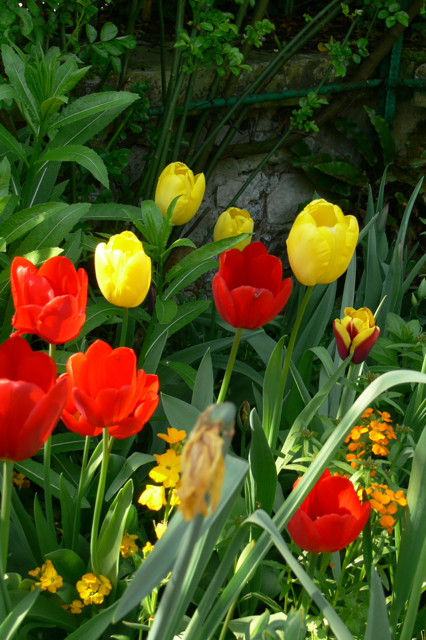
#> input picture ED7/flowers9.png, 426 x 640 px
$ jupyter execute ED7.ipynb
#> lines starting #> are read from the running program, lines starting #| are printed output that depends on the picture
# Estudo Dirigido 7

### Aluno: Daniel da Rocha Carneiro

---

#### Importações

[cell 1]
# Imports
import matplotlib.pyplot as plt
import numpy as np
import cv2 as cv
import skimage

img = cv.imread("flowers9.png")
#> img is the input picture: shape (640, 426, 3); mean B, G, R 27.4, 76.4, 75.2
img = cv.cvtColor(img, cv.COLOR_BGR2RGB)
plt.imshow(img)

[cell 2]
# Divida a imagem nos canais R, G e B
canal_r, canal_g, canal_b = cv.split(img)
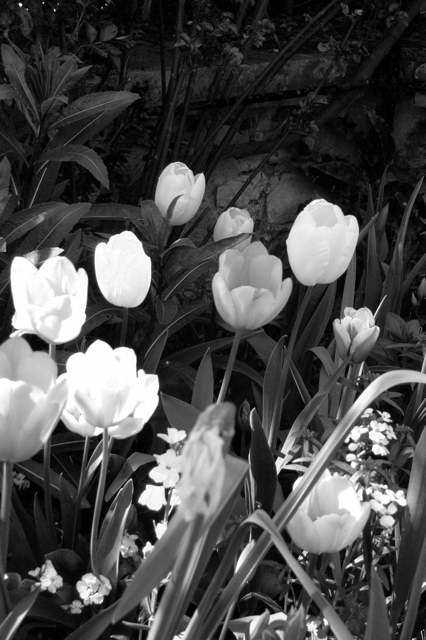
#> canal_r: shape (640, 426); min 0, max 255, mean 75.2
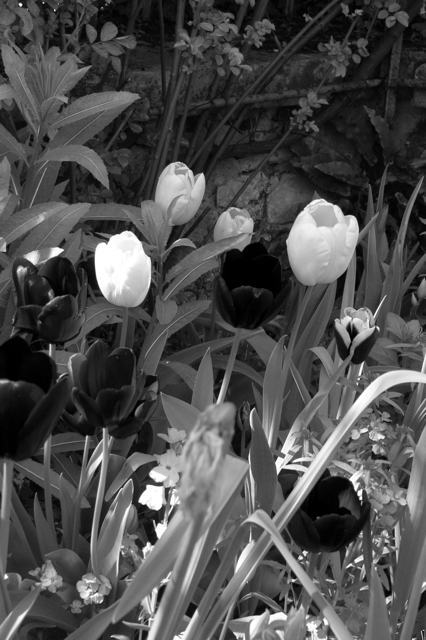
#> canal_g: shape (640, 426); min 0, max 255, mean 76.4
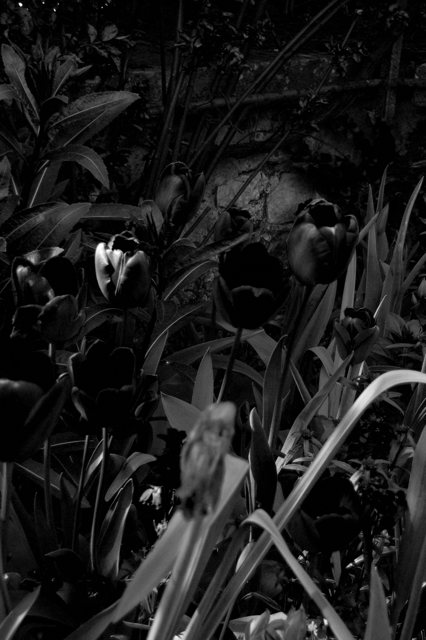
#> canal_b: shape (640, 426); min 0, max 255, mean 27.4

# Calcula os histogramas para cada canal
hist_r = cv.calcHist([canal_r], [0], None, [256], [0, 256])
#> hist_r = 256 values, max 4733 at index 255, min 274 at index 117, mean 1065
hist_g = cv.calcHist([canal_g], [0], None, [256], [0, 256])
#> hist_g = 256 values, max 2603 at index 28, min 105 at index 246, mean 1065
hist_b = cv.calcHist([canal_b], [0], None, [256], [0, 256])
#> hist_b = 256 values, max 40769 at index 1, min 0 at index 236, mean 1065

# Exiba os histogramas
plt.figure(figsize=(8, 6))

plt.subplot(311)
plt.title('Histograma - Canal R')
plt.xlabel('Intensidade')
plt.ylabel('Frequência')
plt.plot(hist_r, color='red')
plt.xlim([0, 256])

plt.subplot(312)
plt.title('Histograma - Canal G')
plt.xlabel('Intensidade')
plt.ylabel('Frequência')
plt.plot(hist_g, color='green')
plt.xlim([0, 256])

plt.subplot(313)
plt.title('Histograma - Canal B')
plt.xlabel('Intensidade')
plt.ylabel('Frequência')
plt.plot(hist_b, color='blue')
plt.xlim([0, 256])

plt.tight_layout()
plt.show()
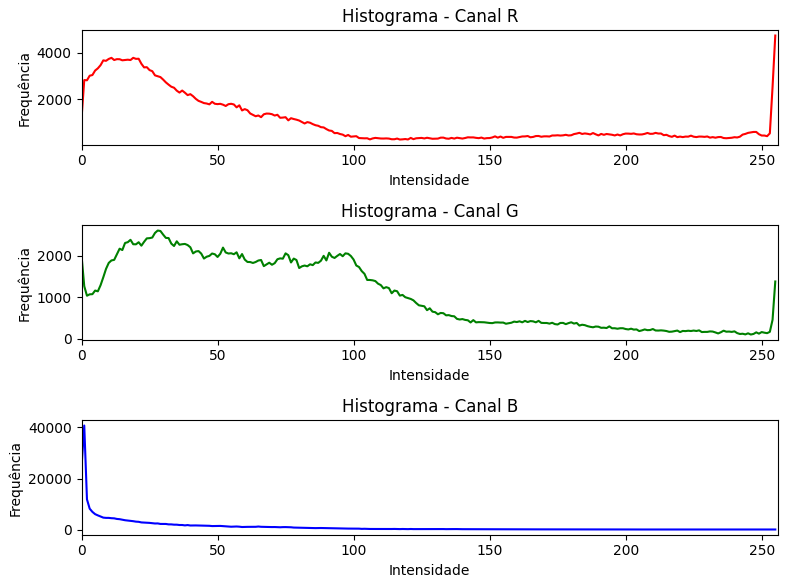
#> figure drawn by matplotlib, 3 panels; panel 1: curve peaks at x = 255, y = 4733; panel 2: curve peaks at x = 28, y = 2603; panel 3: curve peaks at x = 1, y = 40769

[cell 3]
# Plot das imagens para diferentes colormaps:

# Grayscale
plt.figure(figsize=(8, 6))

plt.subplot(241)
plt.imshow(img)
plt.title('Imagem RGB')
plt.axis('off')

plt.subplot(242)
plt.imshow(canal_r, cmap='gray')
plt.title('Canal R')
plt.axis('off')

plt.subplot(243)
plt.imshow(canal_g, cmap='gray')
plt.title('Canal G')
plt.axis('off')

plt.subplot(244)
plt.imshow(canal_b, cmap='gray')
plt.title('Canal B')
plt.axis('off')

plt.suptitle('Canais R, G e B - Escala de cinza', fontsize=16, fontweight='bold')
plt.tight_layout()
plt.show()

# Parula


plt.figure(figsize=(8, 6))

plt.subplot(241)
plt.imshow(img)
plt.title('Imagem RGB')
plt.axis('off')

plt.subplot(242)
plt.imshow(canal_r)
plt.title('Canal R')
plt.axis('off')

plt.subplot(243)
plt.imshow(canal_g)
plt.title('Canal G')
plt.axis('off')

plt.subplot(244)
plt.imshow(canal_b)
plt.title('Canal B')
plt.axis('off')

plt.suptitle('Canais R, G e B - Parula', fontsize=16, fontweight='bold')
plt.tight_layout()
plt.show()

# Display each color channel separately
plt.figure(figsize=(8, 6))

plt.subplot(241)
plt.imshow(img)
plt.title('Imagem RGB')
plt.axis('off')

plt.subplot(242)
plt.imshow(canal_r, cmap='Reds')
plt.title('Canal R')
plt.axis('off')

plt.subplot(243)
plt.imshow(canal_g, cmap='Greens')
plt.title('Canal G')
plt.axis('off')

plt.subplot(244)
plt.imshow(canal_b, cmap='Blues')
plt.title('Canal B')
plt.axis('off')

plt.suptitle('Canais R, G e B - Na cor do canal', fontsize=16, fontweight='bold')
plt.tight_layout()
plt.show()
